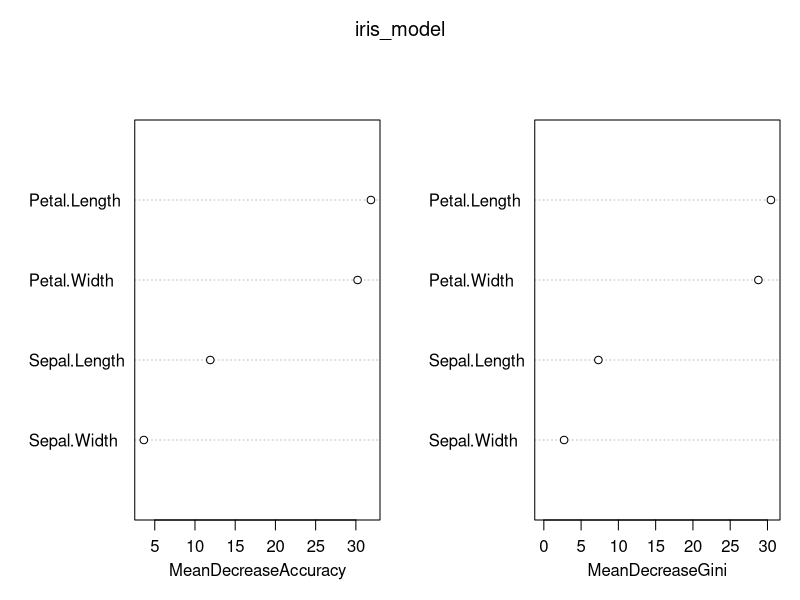
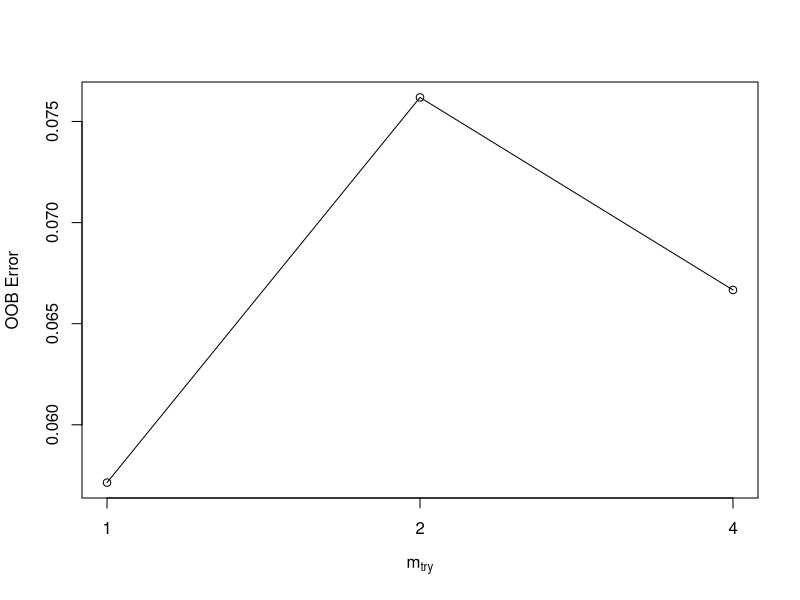
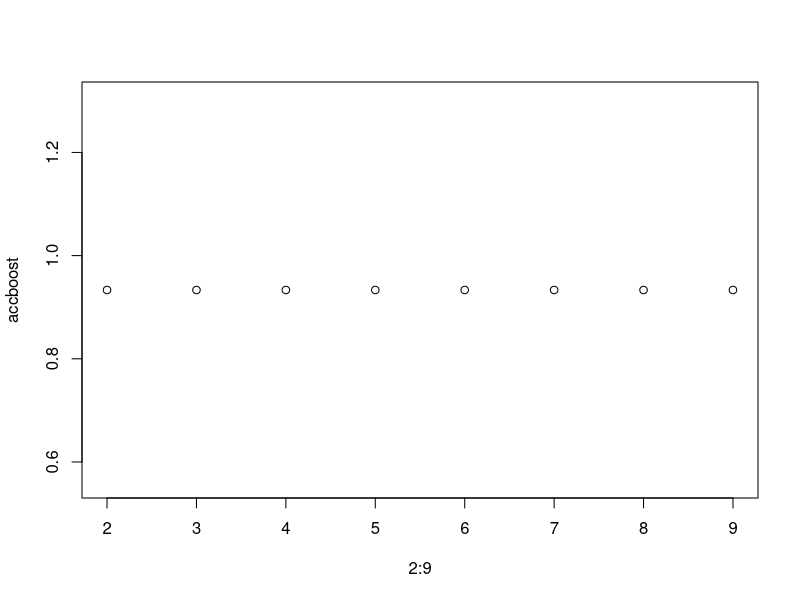

Generate these figures, in order, with R:
library(randomForest)
library(caret)
library(psych)
data("iris")
View(iris)
summary(iris)
describe(iris)
str(iris)
attach(iris)
# splitting of data into train and test
s <- createDataPartition(Species,p=0.7,list = F)
train_iris <-iris[s,] 
test_iris <- iris[-s,]

# building random forest model

iris_model <- randomForest(Species~.,data = train_iris,importance = T)
iris_model

# prediction and accuracy based on train data
pred_tain_iris <-predict(iris_model,train_iris) 
mean(pred_tain_iris==train_iris$Species)            # acc =100%
confusionMatrix(pred_tain_iris,train_iris$Species)

# prediction and accuracy based on test data
pred_test_iris <- predict(iris_model,test_iris)
mean(pred_test_iris==test_iris$Species)             # acc =91.11%
confusionMatrix(pred_test_iris,test_iris$Species)

# variable importance
importance(iris_model)
varImpPlot(iris_model)
# petal length is th most significant variable
# selection mtry using tunerf
tune_iris <- tuneRF(train_iris[,-5],train_iris[,5],trace = T,improve = 0.05,stepFactor = 2)
tune_iris
#mtry = 4, with less OOB error

#bagging
accboost <- c()
for(i in 3:10){
  set.seed(100)
  boost <- createDataPartition(Species,p=0.80,list = F)
  train_boost <- iris[boost,]
  test_boost <- iris[-boost,]
  boost_model <- randomForest(Species~.,data = train_boost,mtry=i)
  pred_boost <- predict(boost_model,test_boost)
  accboost[i-2]=mean(pred_boost==test_boost$Species)
}
accboost
plot(2:9,accboost)

#for different mtry acc is similar

#final model from mtry plot
finalmodel <- randomForest(Species~.,data = train_iris,mtry=4)
finalmodel
mean(predict(finalmodel,test_iris)==test_iris$Species)